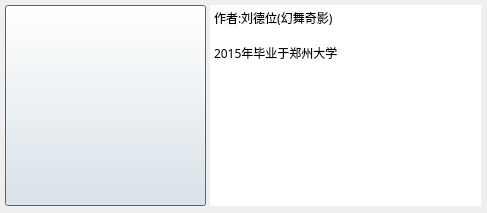
<?xml version="1.0" encoding="UTF-8"?>
<ui version="4.0">
 <class>DialogAboutAuthor</class>
 <widget class="QDialog" name="DialogAboutAuthor">
  <property name="geometry">
   <rect>
    <x>0</x>
    <y>0</y>
    <width>487</width>
    <height>213</height>
   </rect>
  </property>
  <property name="minimumSize">
   <size>
    <width>487</width>
    <height>213</height>
   </size>
  </property>
  <property name="maximumSize">
   <size>
    <width>487</width>
    <height>213</height>
   </size>
  </property>
  <property name="windowTitle">
   <string>关于作者</string>
  </property>
  <widget class="QPlainTextEdit" name="plainTextEdit">
   <property name="geometry">
    <rect>
     <x>210</x>
     <y>5</y>
     <width>271</width>
     <height>201</height>
    </rect>
   </property>
   <property name="font">
    <font>
     <family>Microsoft YaHei</family>
    </font>
   </property>
   <property name="frameShape">
    <enum>QFrame::NoFrame</enum>
   </property>
   <property name="readOnly">
    <bool>true</bool>
   </property>
   <property name="plainText">
    <string>作者:刘德位(幻舞奇影)

2015年毕业于郑州大学
</string>
   </property>
  </widget>
  <widget class="QPushButton" name="pushButton">
   <property name="geometry">
    <rect>
     <x>5</x>
     <y>5</y>
     <width>201</width>
     <height>201</height>
    </rect>
   </property>
   <property name="autoFillBackground">
    <bool>false</bool>
   </property>
   <property name="text">
    <string/>
   </property>
   <property name="icon">
    <iconset resource="../res.qrc">
     <normaloff>:/res/author.jpg</normaloff>:/res/author.jpg</iconset>
   </property>
   <property name="iconSize">
    <size>
     <width>201</width>
     <height>201</height>
    </size>
   </property>
  </widget>
 </widget>
 <resources>
  <include location="../res.qrc"/>
 </resources>
 <connections/>
</ui>
